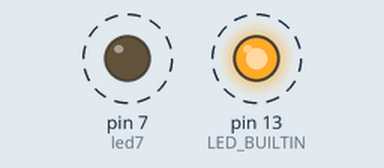
This sketch was run on a simulated Arduino Uno, built with avr-gcc and run on an emulated ATmega328P. Shown: output pins drawn as LEDs (lit = HIGH). Dashed ring = blinking.

Above: at 0.5 s.
Timing chart, 0 to 4.6 s (numbered marks = the images above):
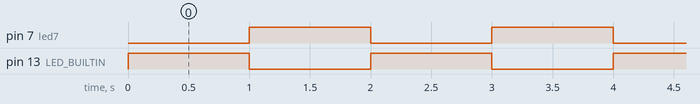

Measured:
- by itself, pin 7 (led7), pin 13 (LED_BUILTIN): alternates HIGH for 1.0 s and LOW for 1.0 s

The sketch:

arduino_day_2023_sketches.ino
```cpp
// C++ code
//

// 2 Leds
// const int pin9=9;
// const int pin8=8;

// void setup()
// {
//   pinMode(pin9, OUTPUT);
//    pinMode(pin8, OUTPUT);
// }

// void loop()
// {
//   digitalWrite(pin9, HIGH);
//   digitalWrite(pin8, LOW);
//   delay(500); // Wait for 1000 millisecond(s)
//   digitalWrite(pin9, LOW);
//   digitalWrite(pin8, HIGH);
//   delay(500);
//   // Wait for 1000 millisecond(s)
// }

//Blink built in 13
// 13 == LED_BUILTIN

const int led7=7;

void setup()
{
  pinMode(LED_BUILTIN, OUTPUT);
pinMode(led7, OUTPUT);

}

void loop()
{
  digitalWrite(LED_BUILTIN, HIGH);
  digitalWrite(led7,LOW);
  delay(1000); // Wait for 1000 millisecond(s)

  digitalWrite(led7,HIGH);
  digitalWrite(LED_BUILTIN,LOW);
  delay(1000);  // Wait for 1000 millisecond(s)
}
```
